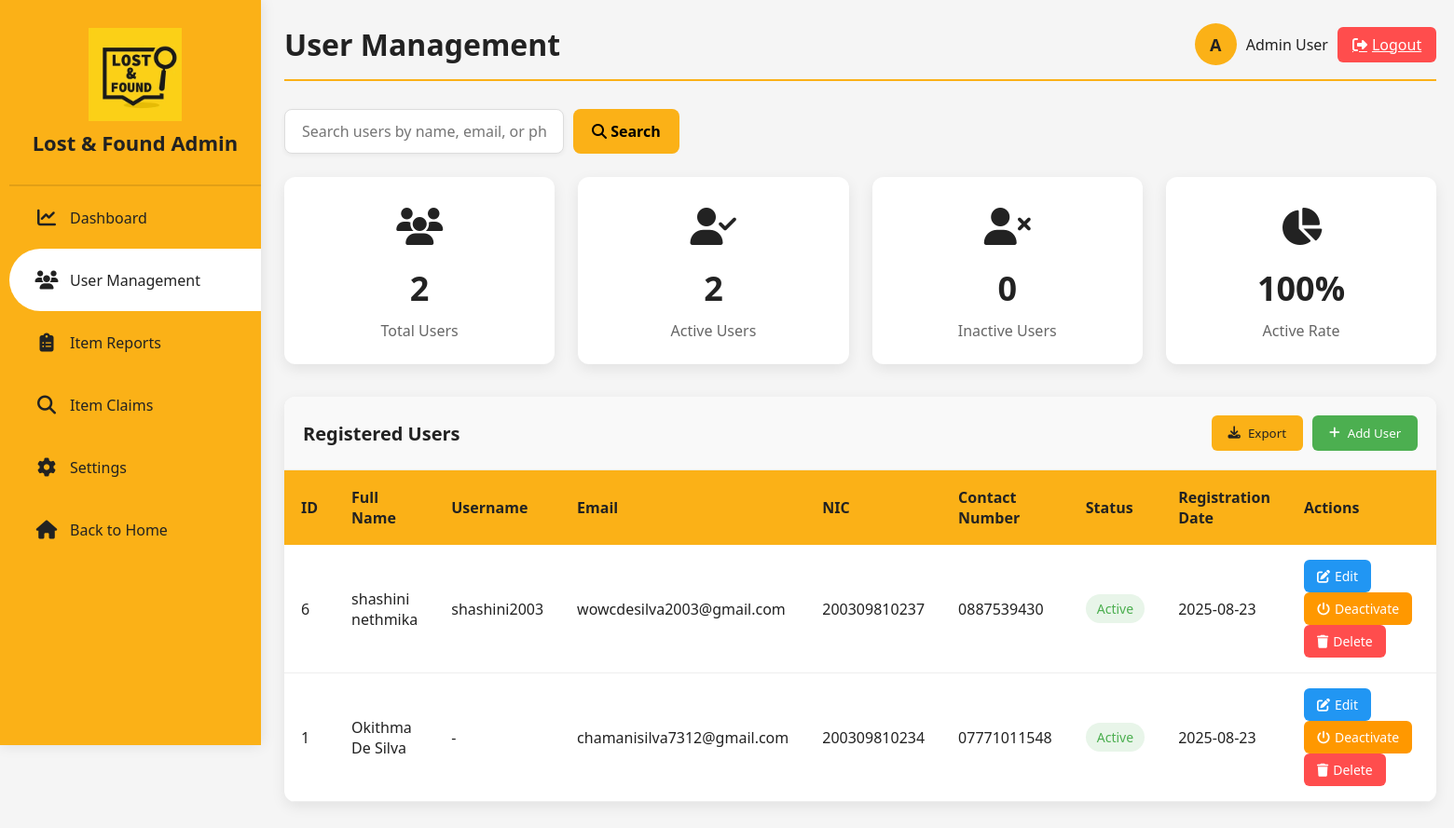
/usermanagement.php (signed in), run on the app's committed database.
### tables this page shows
CREATE TABLE `user_details` (
  `id` int(11) NOT NULL,
  `full_name` varchar(100) NOT NULL,
  `username` varchar(250) DEFAULT NULL,
  `email` varchar(100) NOT NULL,
  `nic` varchar(20) NOT NULL,
  `address_line1` varchar(150) NOT NULL,
  `address_line2` varchar(150) DEFAULT NULL,
  `contact_number` varchar(20) DEFAULT NULL,
  `password` varchar(255) NOT NULL,
  `created_at` timestamp NOT NULL DEFAULT current_timestamp()
);

### usermanagement.php (the view, shortened to what this page needs)
<?php
$servername = "localhost";
$username = "root";
$password = "";
$dbname = "lostfounddb";
$conn = new mysqli($servername, $username, $password, $dbname);
$searchTerm = "";
$users = [];
if ($_SERVER["REQUEST_METHOD"] == "POST" && isset($_POST['search'])) {
    $searchTerm = $conn->real_escape_string($_POST['search']);
    $sql = "SELECT * FROM user_details WHERE
            full_name LIKE '%$searchTerm%' OR
            username LIKE '%$searchTerm%' OR
            email LIKE '%$searchTerm%' OR
            nic LIKE '%$searchTerm%' OR
            contact_number LIKE '%$searchTerm%'
            ORDER BY created_at DESC";
} else {
    $sql = "SELECT * FROM user_details ORDER BY created_at DESC";
}
$result = $conn->query($sql);
if ($result && $result->num_rows > 0) {
    while($row = $result->fetch_assoc()) {
        $users[] = $row;
    }
}
$totalUsers = 0;
$activeUsers = 0;
$inactiveUsers = 0;
$sql = "SELECT COUNT(*) as total FROM user_details";
$result = $conn->query($sql);
if ($result) {
    $totalUsers = $result->fetch_assoc()['total'];
}
$sql = "SELECT COUNT(*) as active FROM user_details WHERE status = 'active' OR status IS NULL";
$result = $conn->query($sql);
if ($result) {
    $activeUsers = $result->fetch_assoc()['active'];
}
$sql = "SELECT COUNT(*) as inactive FROM user_details WHERE status = 'inactive'";
$result = $conn->query($sql);
if ($result) {
    $inactiveUsers = $result->fetch_assoc()['inactive'];
}
?>
<!DOCTYPE html>
<html lang="en">
<head>
    <link rel="stylesheet" href="https://cdnjs.cloudflare.com/ajax/libs/font-awesome/6.4.0/css/all.min.css">
</head>
<body>
    <div class="container">
        <div class="navigation">
            <a href="#" class="logo-link">
                <span class="icon">
                    <img src="logo2.png" alt="Logo">
                </span>
                <span class="logo-text">Lost & Found Admin</span>
            </a>
            <ul>
                <li>
                    <a href="admindashboard.php">
                        <span class="icon"><i class="fas fa-chart-line"></i></span>
                        <span class="title">Dashboard</span>
                    </a>
                </li>
                <li>
                    <a href="#" class="active">
                        <span class="icon"><i class="fas fa-users"></i></span>
                        <span class="title">User Management</span>
                    </a>
                </li>
                <li>
                    <a href="#">
                        <span class="icon"><i class="fas fa-clipboard-list"></i></span>
                        <span class="title">Item Reports</span>
                    </a>
                </li>
                <li>
                    <a href="#">
                        <span class="icon"><i class="fas fa-search"></i></span>
                        <span class="title">Item Claims</span>
                    </a>
                </li>
                <li>
                    <a href="#">
                        <span class="icon"><i class="fas fa-cog"></i></span>
                        <span class="title">Settings</span>
                    </a>
                </li>
                <li>
                    <a href="home.html">
                        <span class="icon"><i class="fas fa-home"></i></span>
                        <span class="title">Back to Home</span>
                    </a>
                </li>
            </ul>
        </div>
        <div class="main-content">
            <div class="dashboard-header">
                <h1 class="dashboard-title">User Management</h1>
                <div style="display: flex; align-items: center;">
                    <div class="user-welcome">
                        <div class="user-avatar">A</div>
                        <div>Admin User</div>
                    </div>
                    <a href="logout.php" class="logout-btn">
                        <i class="fas fa-sign-out-alt"></i> Logout
                    </a>
                </div>
            </div>
            <form method="POST" action="" class="search-container">
                <input type="text" class="search-input" name="search" placeholder="Search users by name, email, or phone..."
                       value="<?php echo htmlspecialchars($searchTerm); ?>">
                <button type="submit" class="search-btn">
                    <i class="fas fa-search"></i> Search
                </button>
            </form>
            <div class="stats-container">
                <div class="stat-card fade-in">
                    <div class="stat-icon"><i class="fas fa-users"></i></div>
                    <div class="stat-number"><?php echo $totalUsers; ?></div>
                    <div class="stat-label">Total Users</div>
                </div>
                <div class="stat-card fade-in">
                    <div class="stat-icon"><i class="fas fa-user-check"></i></div>
                    <div class="stat-number"><?php echo $activeUsers; ?></div>
                    <div class="stat-label">Active Users</div>
                </div>
                <div class="stat-card fade-in">
                    <div class="stat-icon"><i class="fas fa-user-times"></i></div>
                    <div class="stat-number"><?php echo $inactiveUsers; ?></div>
                    <div class="stat-label">Inactive Users</div>
                </div>
                <div class="stat-card fade-in">
                    <div class="stat-icon"><i class="fas fa-chart-pie"></i></div>
                    <div class="stat-number"><?php echo $totalUsers > 0 ? round(($activeUsers/$totalUsers)*100) : 0; ?>%</div>
                    <div class="stat-label">Active Rate</div>
                </div>
            </div>
            <div class="table-container fade-in">
                <div class="table-header">
                    <div class="table-title">Registered Users</div>
                    <div class="action-buttons">
                        <button class="btn btn-primary">
                            <i class="fas fa-download"></i> Export
                        </button>
                        <button class="btn btn-success">
                            <i class="fas fa-plus"></i> Add User
                        </button>
                    </div>
                </div>
                <table class="user-table">
                    <thead>
                        <tr>
                            <th>ID</th>
                            <th>Full Name</th>
                            <th>Username</th>
                            <th>Email</th>
                            <th>NIC</th>
                            <th>Contact Number</th>
                            <th>Status</th>
                            <th>Registration Date</th>
                            <th>Actions</th>
                        </tr>
                    </thead>
                    <tbody>
                        <?php if (!empty($users)): ?>
                            <?php foreach ($users as $user):
                                $status = isset($user['status']) ? $user['status'] : 'active';
                            ?>
                                <tr>
                                    <td><?php echo $user['id']; ?></td>
                                    <td><?php echo htmlspecialchars($user['full_name']); ?></td>
                                    <td><?php echo $user['username'] ? htmlspecialchars($user['username']) : '-'; ?></td>
                                    <td><?php echo htmlspecialchars($user['email']); ?></td>
                                    <td><?php echo htmlspecialchars($user['nic']); ?></td>
                                    <td><?php echo htmlspecialchars($user['contact_number']); ?></td>
                                    <td>
                                        <span class="status-<?php echo $status; ?>">
                                            <?php echo ucfirst($status); ?>
                                        </span>
                                    </td>
                                    <td><?php echo date('Y-m-d', strtotime($user['created_at'])); ?></td>
                                    <td>
                                        <button class="action-btn btn-edit">
                                            <i class="fas fa-edit"></i> Edit
                                        </button>
                                        <form method="POST" action="" style="display: inline;">
                                            <button type="submit" name="toggle_status" class="action-btn btn-status">
                                                <i class="fas fa-power-off"></i>
                                                <?php echo $status == 'active' ? 'Deactivate' : 'Activate'; ?>
                                            </button>
                                        </form>
                                        <form method="POST" action="" style="display: inline;">
                                            <button type="submit" name="delete_user" class="action-btn btn-delete"
                                                    onclick="return confirm('Are you sure you want to delete this user? This action cannot be undone.')">
                                                <i class="fas fa-trash"></i> Delete
                                            </button>
                                        </form>
                                    </td>
                                </tr>
                            <?php endforeach; ?>
                        <?php endif; ?>
                    </tbody>
                </table>
            </div>
        </div>
    </div>
</body>
</html>

### data on the page
user_details: id "6", full_name "shashini nethmika", username "shashini2003", email "wowcdesilva2003@gmail.com", nic "200309810237", contact_number "0887539430", status "Active", created_at "2025-08-23", shows "Deactivate"
user_details: id "1", full_name "Okithma De Silva", email "chamanisilva7312@gmail.com", nic "200309810234", contact_number "07771011548", status "Active", created_at "2025-08-23", shows "Deactivate"

### other printed values
$totalUsers "2"
$activeUsers "2"
$inactiveUsers "0"
